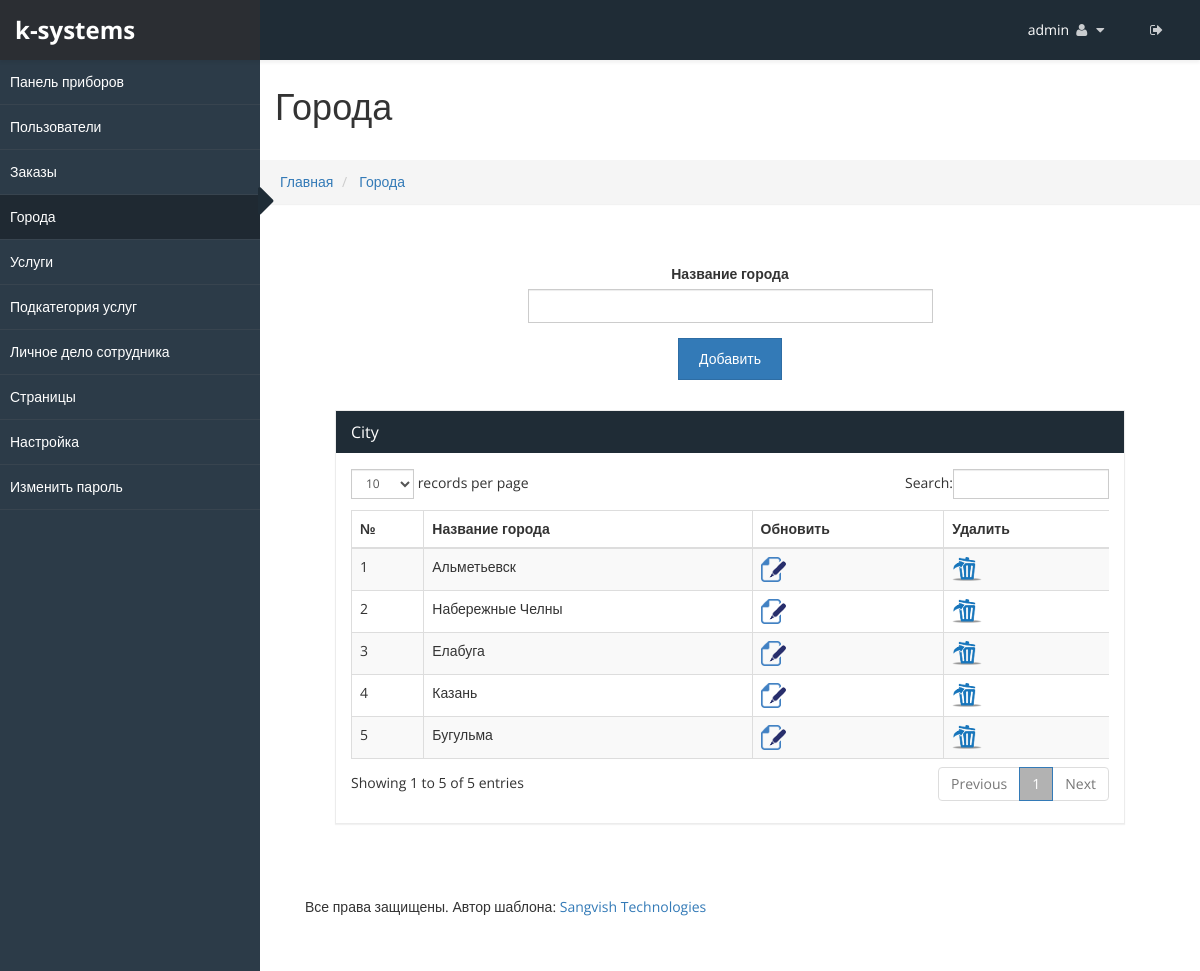
The app's page /admincp/city.php (signed in) with its own data.
### tables this page shows
CREATE TABLE `sv_admin_login` (
  `admin_id` int(20) NOT NULL,
  `user_name` varchar(255) NOT NULL,
  `password` varchar(255) NOT NULL,
  `email_id` varchar(255) NOT NULL,
  `site_name` varchar(255) NOT NULL,
  `logo` varchar(255) NOT NULL,
  `favicon` varchar(255) NOT NULL,
  `site_desc` varchar(255) NOT NULL,
  `keyword` varchar(255) NOT NULL,
  `site_url` varchar(255) NOT NULL,
  `paypal_id` varchar(200) NOT NULL,
  `currency_mode` varchar(200) NOT NULL,
  `paypal_site_mode` varchar(200) NOT NULL
);

CREATE TABLE `sv_city` (
  `city_id` int(25) NOT NULL,
  `city_name` varchar(255) NOT NULL
);

### admincp/city.php (the view, shortened to what this page needs)
<!DOCTYPE html>
<html xmlns="http://www.w3.org/1999/xhtml">
  <?php include("../connection.php"); ?>
  <?php
if(isset($_REQUEST['city_id']))
{
$city_id=mysqli_real_escape_string($con, $_REQUEST['city_id']);
$res=mysqli_query($con, "select * from sv_city where city_id='$city_id'");
$row=mysqli_num_rows($res);
if($row==0)
{
$city_id="";
$city_name="";
}
else
{
$fet=mysqli_fetch_array($res);
$city_name=mysqli_real_escape_string($con, $fet['city_name']);
}
}
else
{
$city_name="";
}
?>
  <body>
    <div id="wrapper">
      <?php include("top_menu.php") ?>
      <?php include("side_menu.php") ?>
      <div id="page-wrapper" >
        <div class="header">
          <h1 class="page-header">
            Города
          </h1>
          <ol class="breadcrumb">
            <li>
              <a href="dashboard.php">Главная
              </a>
            </li>
            <li>
              <a href="#">Города
              </a>
            </li>
          </ol>
        </div>
        <div id="page-inner">
          <div class="panel-body">
            <div class="text-center">
              <div class="col-lg-3 col-md-3 col-sm-3">
              </div>
              <div class="col-lg-6 col-md-6 col-sm-6 table-bg">
                <div class="form-group">
                  <label>Название города
                  </label>
                  <input type="text" required="required" class="form-control" id="cname" name="cname" value="<?php echo $city_name;?>">
                </div>
                <div class="text-center">
                  <?php if(isset($_REQUEST['city_id'])) { ?>
                  <button type="button" class="btn btn-primary" onclick="javascript:city_funct('update')">Обновить
                  </button>
                  <?php } else { ?>
                  <button type="button" class="btn btn-primary" onclick="javascript:city_funct('add')">Добавить
                  </button>
                  <?php } ?>
                </div>
              </div>
              <div class="col-lg-3 col-md-3 col-sm-3">
              </div>
            </div>
            <div id="page-inner">
              <div class="row">
                <div class="col-md-12">
                  <div class="panel panel-default">
                    <div class="panel-heading">
                      City
                    </div>
                    <div class="panel-body">
                      <div class="table-responsive">
                        <table class="table table-striped table-bordered table-hover" id="dataTables-example">
                          <thead>
                            <tr>
                              <th>№
                              </th>
                              <th>Название города
                              </th>
                              <th>Обновить
                              </th>
                              <th>Удалить
                              </th>
                            </tr>
                          </thead>
                          <tbody>
                            <?php
$sno=0;
$res=mysqli_query($con, "select * from sv_city ORDER BY city_id DESC");
while($row=mysqli_fetch_array($res))
{
$sno++;
$city_id=mysqli_real_escape_string($con, $row['city_id']);
$city_name=mysqli_real_escape_string($con, $row['city_name']);
?>
                            <tr>
                              <td>
                                <?php echo $sno; ?>
                              </td>
                              <td>
                                <?php echo $city_name; ?>
                              </td>
                              <td>
                                <a href="city.php?city_id=<?php echo $city_id;?>">
                                  <img src="images/file_edit.png"  alt="update" title="update" >
                                </a>
                              </td>
                              <td>
                                <a href="javascript:city_del('<?php echo $city_id;?>');">
                                  <img src="images/delete.png" alt="" title="delete">
                                </a>
                              </td>
                            </tr>
                            <?php } ?>
                          </tbody>
                        </table>
                      </div>
                    </div>
                  </div>
                </div>
              </div>
            </div>
            <?php include("footer.php") ?>
          </div>
        </div>
        </body>
      </html>

### admincp/top_menu.php (shortened to what this page needs)
<?php
 $res=mysqli_fetch_array(mysqli_query($con, "select * from sv_admin_login"));
	$site_name=mysqli_real_escape_string($con, $res['site_name']);
	$site_url=mysqli_real_escape_string($con, $res['site_url']);
?>
<head>
    <link href="css/bootstrap.css" rel="stylesheet" />
    <link href="css/font-awesome.css" rel="stylesheet" />
    <link href="css/custom-styles.css" rel="stylesheet" />
    <link href="js/dataTables/dataTables.bootstrap.css" rel="stylesheet" />
	    <link href="css/style.css" rel="stylesheet" />
    <link rel="stylesheet" href="js/Lightweight-Chart/cssCharts.css">
	    <link href="css/style.css" rel="stylesheet" />
		<link href="http://www.jqueryscript.net/css/jquerysctipttop.css" rel="stylesheet" type="text/css">
<link rel="stylesheet" type="text/css" href="css/livegraph.css" />
</head>
<?php include("../connection.php");
if(!isset($_SESSION['user_nam']))
	header("Location:index.php");
else
{
	$user_name=mysqli_real_escape_string($con, $_SESSION['user_nam']);
	$res=mysqli_fetch_array(mysqli_query($con, "select * from sv_admin_login where user_name='$user_name'"));
	$uname=mysqli_real_escape_string($con, $res['user_name']);
}
?>
<nav class="navbar navbar-default top-navbar" role="navigation">
            <div class="navbar-header">
                <a class="navbar-brand" href="<?php echo $site_url;?>"><strong><?php echo $site_name; ?></strong></a>
            </div>
            <ul class="nav navbar-top-links navbar-right">
                 <li class="dropdown">
                    <a class="dropdown-toggle" data-toggle="dropdown" href="#" aria-expanded="false">
					<span><?php echo $uname;?></span>
                        <i class="fa fa-user fa-fw"></i> <i class="fa fa-caret-down"></i>
                    </a>
                </li>
				 <li class="dropdown">
                    <a href="logout.php">
                        <i class="fa fa-sign-out" aria-hidden="true"></i>
                    </a>
                </li>
            </ul>
        </nav>

### admincp/css/custom-styles.css (style rules this page uses)
body { font-family: 'Open Sans', sans-serif; background: #fff; }
#wrapper { width: 100%; }
#page-wrapper { padding: 15px 15px; min-height: 600px; background: #fff; }
#page-inner { width:100%; margin:10px 20px 10px 0px; padding: 15px 30px; min-height:600px; }
.text-center { text-align:center; }
h1, .h1, h2, .h2, h3, .h3 { margin-top: 7px; }
body { overflow-x:hidden; }
.panel { border-radius:0px; }
.top-navbar { position: fixed; width: 100%; z-index: 300; -webkit-box-shadow: 0 3px 3px rgba(0, 0, 0, 0.05); -moz-box-shadow: 0 3px 3px rgba(0, 0, 0, 0.05); box-shadow: 0 3px 3px rgba(0, 0, 0, 0.05); }
#page-wrapper { position: relative; top: 55px; box-shadow: 0 0 10px #757575; -moz-box-shadow: 0 0 10px #757575; -webkit-box-shadow: 0 0 10px #757575; }
.breadcrumb { padding: 12px 10px 12px 20px; margin-bottom: 20px; list-style: none; border-radius: 0; -webkit-box-shadow: 0 1px 1px rgba(0,0,0,.05); box-shadow: 0 1px 1px rgba(0,0,0,.05); }
.page-header { padding-bottom: 9px; margin: 0; border-bottom: 1px solid transparent; text-align: left;background-color: #fff;padding: 32px 22px 32px 15px; }
.panel-default { border-color: #ECECEC; }
.panel-default > .panel-heading { color: #FFF; border-color: #FFF; background: #1F2C36 none repeat scroll 0 0; font-size: 16px; }
.top-navbar { margin:0px; padding:0px 30px 0 0; }
.top-navbar .navbar-brand { color: #fff; width: 260px; text-align: left; height: 60px; font-size: 24px; font-weight: 700; line-height: 30px; background: #1F2C36; }
.top-navbar .nav > li { position: relative; display: inline-block; margin: 0px; padding: 0px; }
.top-navbar .nav > li > a { position: relative; display: block; padding: 20px; color: #FFFFFF; margin: 0px; }
.top-navbar { background: #1F2C36; border-bottom:none; }
.top-navbar .nav > li > a > i { margin-right: 2px; }
.navbar-default { border:0px solid black; }
.navbar-header { background: transparent; }
.nav > li > a > i { margin-right:10px; color: rgba(255, 255, 255, 0.76); }
@media (min-width:768px) { #page-wrapper { margin: 0 0 0 260px; padding: 0; min-height: 1200px; } }
@media (min-width:768px) { .navbar { border-radius: 0px; } }

### admincp/css/style.css (style rules this page uses)
.table-bg { padding: 10px; background-color: #fff; margin-bottom:20px; }

### admincp/css/livegraph.css (style rules this page uses)
table { border-collapse: collapse; }
table, th, td { border: 1px solid black; padding: 4px; }

### records on screen
sv_admin_login: site_name "k-systems", user_name "admin"
sv_city: city_name "Альметьевск"
sv_city: city_name "Набережные Челны"
sv_city: city_name "Елабуга"
sv_city: city_name "Казань"
sv_city: city_name "Бугульма"
